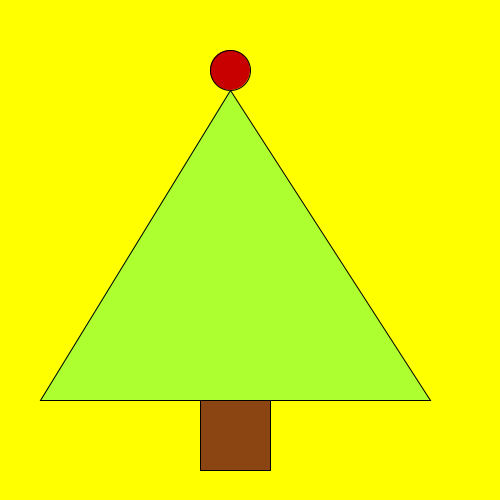
Frame 1 (no input)
Frame 60 (the mouse pressed at the canvas centre just before this capture): identical to frame 1, image omitted
Frame 120 (the mouse held since frame 60 and released just before this capture): identical to frame 1, image omitted

The Processing sketch that drew this single still picture (run headless with seeded random() and noise(); from frame 60 on, the mouse is pressed at the canvas centre):

// Processing sketch: sample4
// ── sample4.pde
void setup(){
  background(255, 255, 0);
  size(500, 500); 
  fill(139,69,19);  
  rect(200, 400, 70, 70);
  fill(200, 0, 0);
  ellipse(230, 70, 40, 40);
  fill(173,255,47);
  triangle(40, 400, 430, 400, 230, 90);
}
void draw(){
}
